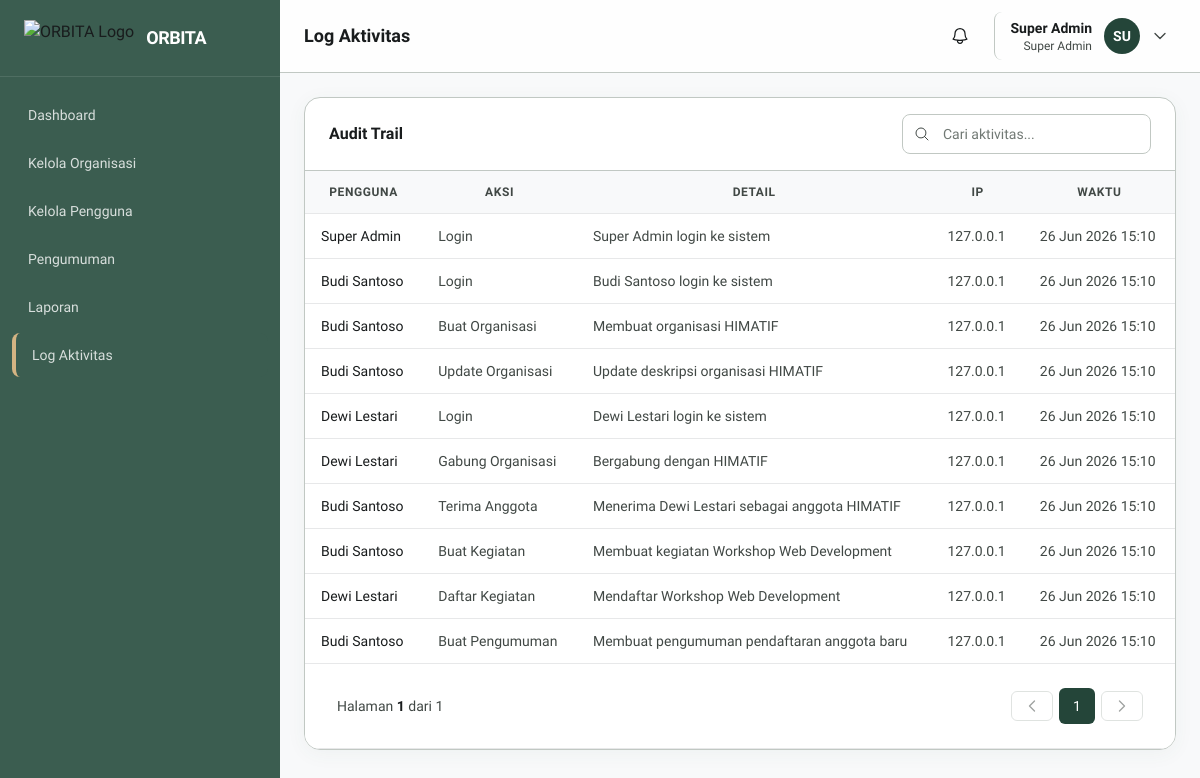
/pages/log/index.php (signed in), run on the app's committed database.
### tables this page shows
CREATE TABLE activity_log (
    id INT AUTO_INCREMENT PRIMARY KEY,
    user_id INT DEFAULT NULL,
    aksi VARCHAR(100) NOT NULL,
    detail TEXT,
    ip_address VARCHAR(45),
    user_agent TEXT,
    created_at DATETIME DEFAULT CURRENT_TIMESTAMP
);

CREATE TABLE users (
    id INT AUTO_INCREMENT PRIMARY KEY,
    nama VARCHAR(100) NOT NULL,
    email VARCHAR(100) NOT NULL UNIQUE,
    nim VARCHAR(20) NOT NULL UNIQUE,
    password VARCHAR(255) NOT NULL,
    role_id INT NOT NULL DEFAULT 2,
    no_hp VARCHAR(20),
    jurusan VARCHAR(100),
    angkatan VARCHAR(4),
    foto_profile VARCHAR(255) DEFAULT NULL,
    status ENUM('aktif', 'nonaktif', 'menunggu') DEFAULT 'aktif',
    reset_token VARCHAR(64) DEFAULT NULL,
    reset_expires DATETIME DEFAULT NULL,
    created_at DATETIME DEFAULT CURRENT_TIMESTAMP,
    updated_at DATETIME DEFAULT CURRENT_TIMESTAMP ON UPDATE CURRENT_TIMESTAMP,
    FOREIGN KEY (role_id) REFERENCES roles(id) ON DELETE CASCADE
);

### components/tables/log.php (the view, shortened to what this page needs)
<?php
foreach ($list as $log):
?>
<tr>
    <td class="text-sm font-medium text-on-surface"><?= e($log['nama'] ?? 'Sistem') ?></td>
    <td class="text-sm text-on-surface-variant"><?= e($log['aksi']) ?></td>
    <td class="text-sm text-on-surface-variant"><?= e($log['detail'] ?? '-') ?></td>
    <td class="text-sm text-on-surface-variant"><?= e($log['ip_address'] ?? '-') ?></td>
    <td class="text-sm text-on-surface-variant"><?= e(date('d M Y H:i', strtotime($log['created_at']))) ?></td>
</tr>
<?php endforeach; ?>
<?php if (!empty($list)): ?>
<tr><td colspan="5" class="bg-white border-t border-outline-variant"><?= renderPagination($p) ?></td></tr>
<?php endif; ?>

### components/head.php (shortened to what this page needs)
<!DOCTYPE html>
<html lang="id">
<head>
    <script src="https://cdn.tailwindcss.com"></script>
    <link rel="stylesheet" href="<?= BASE_URL ?>/assets/css/custom.css?v=3">
</head>
<body class="font-jakarta text-on-surface antialiased">

### components/sidebar.php (shortened to what this page needs)
<?php
$role = $_SESSION['role'] ?? '';
$current = $current_page ?? '';
function makeMenu(array $items): string {
    $html = '';
    foreach ($items as $item) {
        $isActive = (!empty($item['active'])) ? 'sidebar-active' : 'hover:bg-white/10';
        $html .= '<a href="' . $item['url'] . '" class="flex items-center gap-3 px-4 py-3 mx-3 rounded-lg text-white/80 transition-colors ' . $isActive . '">';
        $html .= $item['icon'];
        $html .= '<span class="text-sm font-medium">' . e($item['label']) . '</span></a>';
    }
    return $html;
}
$menus = [];
if ($role === 'Super Admin') {
    $menus = [
        ['page'=>'dashboard','label'=>'Dashboard','url'=>url('dashboard'),'icon'=>$icn['dashboard'],'active'=>$current==='dashboard'],
        ['page'=>'organisasi','label'=>'Kelola Organisasi','url'=>url('organisasi'),'icon'=>$icn['org'],'active'=>$current==='organisasi'],
        ['page'=>'pengguna','label'=>'Kelola Pengguna','url'=>url('pengguna'),'icon'=>$icn['users'],'active'=>$current==='pengguna'],
        ['page'=>'pengumuman','label'=>'Pengumuman','url'=>url('pengumuman'),'icon'=>$icn['announce'],'active'=>$current==='pengumuman'],
        ['page'=>'laporan','label'=>'Laporan','url'=>url('laporan'),'icon'=>$icn['report'],'active'=>$current==='laporan'],
        ['page'=>'log','label'=>'Log Aktivitas','url'=>url('log'),'icon'=>$icn['inbox'],'active'=>$current==='log'],
    ];
}
?>
<aside id="sidebar" class="fixed top-0 left-0 z-40 w-[280px] h-screen transition-transform -translate-x-full lg:translate-x-0 bg-primary-light">
    <div class="h-full flex flex-col">
        <div class="flex items-center gap-3 px-6 py-5 border-b border-white/10">
            <img src="<?= BASE_URL ?>/assets/images/orbita-logo.png" alt="ORBITA Logo" class="h-9 w-auto">
            <span class="text-white font-bold text-lg tracking-tight">ORBITA</span>
        </div>
        <nav class="flex-1 overflow-y-auto py-4 space-y-1">
            <?= makeMenu($menus) ?>
        </nav>
    </div>
</aside>

### components/navbar.php (shortened to what this page needs)
<header class="sticky top-0 z-20 bg-white/80 backdrop-blur border-b border-outline-variant">
    <div class="flex items-center justify-between px-6 py-3 lg:ml-[280px]">
        <div class="flex items-center gap-3">
            <h1 class="text-lg font-bold text-on-surface"><?= e($page_title ?? 'Dashboard') ?></h1>
        </div>
        <div class="flex items-center gap-4">
            <a href="<?= url('notifikasi') ?>" class="relative p-2 rounded-lg hover:bg-surface-low text-on-surface">
            </a>
            <div class="relative" id="profile-dropdown">
                <button type="button" onclick="toggleProfileDropdown()" class="flex items-center gap-3 pl-4 pr-2 py-1.5 rounded-lg border-l border-outline-variant cursor-pointer hover:bg-surface-low transition-colors">
                    <div class="text-right hidden sm:block">
                        <p class="text-sm font-semibold text-on-surface"><?= e($_SESSION['nama'] ?? 'User') ?></p>
                        <p class="text-xs text-on-surface-variant"><?= e($_SESSION['role'] ?? '') ?></p>
                    </div>
                    <div class="w-9 h-9 rounded-full bg-primary text-white flex items-center justify-center text-sm font-bold">
                        <?= e(strtoupper(substr($_SESSION['nama'] ?? 'U', 0, 2))) ?>
                    </div>
                    <svg id="profile-chevron" class="w-4 h-4 text-on-surface-variant transition-transform" fill="none" stroke="currentColor" stroke-width="2" viewBox="0 0 24 24"><path stroke-linecap="round" stroke-linejoin="round" d="M19.5 8.25l-7.5 7.5-7.5-7.5"/></svg>
                </button>
            </div>
        </div>
    </div>
</header>

### pages/log/index.php (shortened to what this page needs)
<?php
require_once __DIR__ . '/../../includes/functions.php';
$page_title = 'Log Aktivitas';
$current_page = 'log';
$pdo = db();
$search = trim($_GET['search'] ?? '');
$pageNum = max(1, (int) ($_GET['page'] ?? 1));
$perPage = 10;
$sql = "SELECT al.*, u.nama FROM activity_log al LEFT JOIN users u ON al.user_id=u.id WHERE 1=1";
$params = [];
$sql .= " ORDER BY al.created_at DESC";
$result = fetchPaginated($pdo, $sql, $params, $pageNum, $perPage);
$list = $result['list'];
$p = $result['p'];
?>
<?php require __DIR__ . '/../../components/head.php'; ?>
<?php require __DIR__ . '/../../components/sidebar.php'; ?>
<?php require __DIR__ . '/../../components/navbar.php'; ?>
<main class="p-6 lg:ml-[280px]">
    <div class="max-w-6xl mx-auto space-y-6">
        <div class="bg-white rounded-2xl border border-outline-variant shadow-card overflow-hidden">
            <div class="px-6 py-4 border-b border-outline-variant flex flex-col sm:flex-row sm:items-center justify-between gap-3">
                <h3 class="font-bold text-on-surface">Audit Trail</h3>
                <div class="relative max-w-xs">
                    <div class="absolute inset-y-0 left-0 pl-3 flex items-center pointer-events-none">
                    </div>
                    <form method="GET" action="" class="w-full">
                        <input type="text" name="search" value="<?= e($search) ?>" class="form-input !h-10 !pl-10 !text-sm w-full" placeholder="Cari aktivitas..." autocomplete="off" data-live-search data-target="#log-table-body">
                    </form>
                </div>
            </div>
            <div class="overflow-x-auto">
                <table class="w-full data-table">
                    <thead><tr><th>Pengguna</th><th>Aksi</th><th>Detail</th><th>IP</th><th>Waktu</th></tr></thead>
                    <tbody id="log-table-body">
                        <?php include __DIR__ . '/../../components/tables/log.php'; ?>
                    </tbody>
                </table>
            </div>
        </div>
    </div>
</main>
<?php require __DIR__ . '/../../components/footer.php'; ?>

### includes/functions.php (shortened to what this page needs)
<?php
function e(string $text): string {
    return htmlspecialchars($text, ENT_QUOTES, 'UTF-8');
}
function url(string $path = ''): string {
    return BASE_URL . '/' . ltrim($path, '/');
}
function paginate(int $total, int $page, int $perPage = 10): array {
    $totalPages = max(1, (int) ceil($total / $perPage));
    $page = max(1, min($page, $totalPages));
    $offset = ($page - 1) * $perPage;
    return [
        'page' => $page,
        'perPage' => $perPage,
        'total' => $total,
        'totalPages' => $totalPages,
        'offset' => $offset,
        'hasPrev' => $page > 1,
        'hasNext' => $page < $totalPages,
    ];
}
function fetchPaginated(PDO $pdo, string $baseSql, array $params = [], int $page = 1, int $perPage = 10, ?string $countSql = null): array {
    if ($countSql === null) {
        $countSql = preg_replace('/SELECT\b.*?\bFROM\b/si', 'SELECT COUNT(*) FROM', $baseSql, 1);
    }
    $countStmt = $pdo->prepare($countSql);
    $countStmt->execute($params);
    $total = (int) $countStmt->fetchColumn();
    $p = paginate($total, $page, $perPage);
    $stmt = $pdo->prepare($baseSql . ' LIMIT ? OFFSET ?');
    $stmt->execute([...$params, $p['perPage'], $p['offset']]);
    return ['list' => $stmt->fetchAll(), 'p' => $p];
}
function renderPagination(array $p): string {
    $page = $p['page'];
    $totalPages = $p['totalPages'];
    $start = max(1, $page - 2);
    $end = min($totalPages, $page + 2);
    if ($end - $start < 4) { $end = min($totalPages, $start + 4); }
    if ($end - $start < 4) { $start = max(1, $end - 4); }
    $html = '<nav class="flex items-center justify-between px-4 py-3" aria-label="Pagination">';
    $html .= '<div class="hidden sm:flex items-center gap-1">';
    $html .= '<span class="text-sm text-on-surface-variant">Halaman <strong class="text-on-surface">' . $page . '</strong> dari ' . $totalPages . '</span>';
    $html .= '</div>';
    $html .= '<div class="flex items-center gap-1.5">';
    $prevClass = 'px-3 py-1.5 rounded-md text-sm font-medium border border-outline-variant transition-colors ' . ($p['hasPrev'] ? 'text-on-surface hover:bg-surface-low' : 'text-on-surface-variant opacity-50 cursor-not-allowed');
    if ($p['hasPrev']) {
        $html .= '<a href="' . e(paginationUrl($page - 1)) . '" class="' . $prevClass . '"><svg class="w-4 h-4" fill="none" stroke="currentColor" stroke-width="2" viewBox="0 0 24 24"><path stroke-linecap="round" stroke-linejoin="round" d="M15.75 19.5L8.25 12l7.5-7.5"/></svg></a>';
    } else {
        $html .= '<span class="' . $prevClass . '"><svg class="w-4 h-4" fill="none" stroke="currentColor" stroke-width="2" viewBox="0 0 24 24"><path stroke-linecap="round" stroke-linejoin="round" d="M15.75 19.5L8.25 12l7.5-7.5"/></svg></span>';
    }
    for ($i = $start; $i <= $end; $i++) {
        $isActive = $i === $page;
        $cls = 'w-9 h-9 flex items-center justify-center rounded-md text-sm font-medium transition-colors ' . ($isActive ? 'bg-primary text-white' : 'text-on-surface hover:bg-surface-low border border-outline-variant');
        if ($isActive) {
            $html .= '<span class="' . $cls . '">' . $i . '</span>';
        } else {
            $html .= '<a href="' . e(paginationUrl($i)) . '" class="' . $cls . '">' . $i . '</a>';
        }
    }
    $nextClass = 'px-3 py-1.5 rounded-md text-sm font-medium border border-outline-variant transition-colors ' . ($p['hasNext'] ? 'text-on-surface hover:bg-surface-low' : 'text-on-surface-variant opacity-50 cursor-not-allowed');
    if ($p['hasNext']) {
        $html .= '<a href="' . e(paginationUrl($page + 1)) . '" class="' . $nextClass . '"><svg class="w-4 h-4" fill="none" stroke="currentColor" stroke-width="2" viewBox="0 0 24 24"><path stroke-linecap="round" stroke-linejoin="round" d="M8.25 4.5l7.5 7.5-7.5 7.5"/></svg></a>';
    } else {
        $html .= '<span class="' . $nextClass . '"><svg class="w-4 h-4" fill="none" stroke="currentColor" stroke-width="2" viewBox="0 0 24 24"><path stroke-linecap="round" stroke-linejoin="round" d="M8.25 4.5l7.5 7.5-7.5 7.5"/></svg></span>';
    }
    $html .= '</div></nav>';
    return $html;
}

### components/footer.php (shortened to what this page needs)
</body>
</html>

### assets/css/custom.css (style rules this page uses)
#sidebar { transition: transform 0.3s ease; }
.data-table th { font-size: 12px; font-weight: 600; text-transform: uppercase; letter-spacing: 0.05em; color: #414845; background: #f8f9fa; }
.data-table td, .data-table th { padding: 12px 16px; border-bottom: 1px solid #e7e8e9; }
.form-input { height: 44px; border: 1px solid #c1c8c3; border-radius: 0.5rem; padding: 0 14px; font-size: 14px; transition: all 0.2s; width: 100%; background: white; }
.form-input::placeholder { color: #717974; }

### components/head.php (style rules this page uses)
body { font-family: 'Plus Jakarta Sans', sans-serif; background-color: #f8f9fa; }
.sidebar-active { background-color: #3B5D50; border-left: 4px solid #D4B483; }

### data on the page
activity_log: user.nama "Super Admin", aksi "Login", detail "Super Admin login ke sistem", ip_address "127.0.0.1", created_at "26 Jun 2026 15:10"
activity_log: user.nama "Budi Santoso", aksi "Login", detail "Budi Santoso login ke sistem", ip_address "127.0.0.1", created_at "26 Jun 2026 15:10"
activity_log: user.nama "Budi Santoso", aksi "Buat Organisasi", detail "Membuat organisasi HIMATIF", ip_address "127.0.0.1", created_at "26 Jun 2026 15:10"
activity_log: user.nama "Budi Santoso", aksi "Update Organisasi", detail "Update deskripsi organisasi HIMATIF", ip_address "127.0.0.1", created_at "26 Jun 2026 15:10"
activity_log: user.nama "Dewi Lestari", aksi "Login", detail "Dewi Lestari login ke sistem", ip_address "127.0.0.1", created_at "26 Jun 2026 15:10"
activity_log: user.nama "Dewi Lestari", aksi "Gabung Organisasi", detail "Bergabung dengan HIMATIF", ip_address "127.0.0.1", created_at "26 Jun 2026 15:10"
activity_log: user.nama "Budi Santoso", aksi "Terima Anggota", detail "Menerima Dewi Lestari sebagai anggota HIMATIF", ip_address "127.0.0.1", created_at "26 Jun 2026 15:10"
activity_log: user.nama "Budi Santoso", aksi "Buat Kegiatan", detail "Membuat kegiatan Workshop Web Development", ip_address "127.0.0.1", created_at "26 Jun 2026 15:10"
activity_log: user.nama "Dewi Lestari", aksi "Daftar Kegiatan", detail "Mendaftar Workshop Web Development", ip_address "127.0.0.1", created_at "26 Jun 2026 15:10"
activity_log: user.nama "Budi Santoso", aksi "Buat Pengumuman", detail "Membuat pengumuman pendaftaran anggota baru", ip_address "127.0.0.1", created_at "26 Jun 2026 15:10"

### other printed values
$item['label'] "Dashboard"
$item['label'] "Kelola Organisasi"
$item['label'] "Kelola Pengguna"
$item['label'] "Pengumuman"
$item['label'] "Laporan"
$item['label'] "Log Aktivitas"
$page_title "Log Aktivitas"
$_SESSION['nama'] "Super Admin"
$_SESSION['role'] "Super Admin"
substr($_SESSION['nama'] ?? 'U', 0, 2) "SU"
$page "1"
$totalPages "1"
